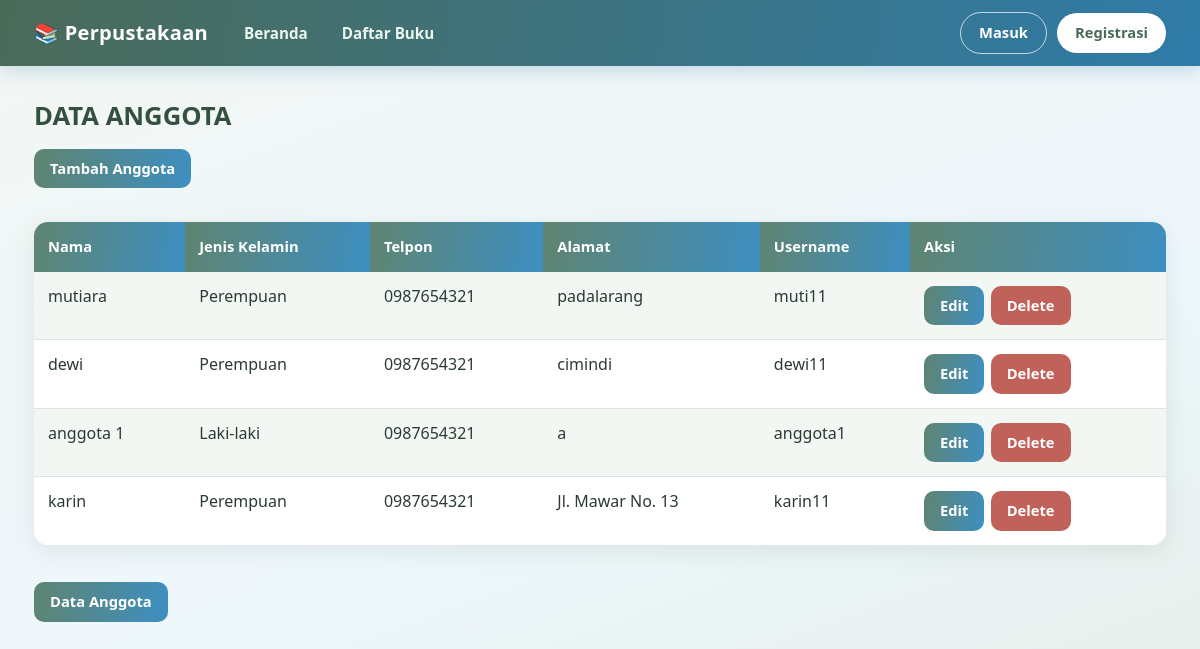
/anggota.php, run on the app's committed database.
### tables this page shows
CREATE TABLE `anggota` (
  `anggota_id` int(11) NOT NULL,
  `nama` varchar(100) NOT NULL,
  `jenis_kelamin` enum('Laki-laki','Perempuan') NOT NULL,
  `tempat_lahir` varchar(100) DEFAULT NULL,
  `telpon` varchar(20) DEFAULT NULL,
  `alamat` text DEFAULT NULL,
  `admin_id` int(11) NOT NULL,
  `username` varchar(50) DEFAULT NULL,
  `password` varchar(255) NOT NULL
);

### anggota.php (the view, shortened to what this page needs)
<?php
include "koneksi.php";
$query = mysqli_query($koneksi, "SELECT * FROM anggota");
?>
<!DOCTYPE html>
<html>
<head>
    <link rel="stylesheet" href="style.css">
</head>
<body>
<?php include "navbar.php"; ?>
<main class="page">
<h2>DATA ANGGOTA</h2>
<a href="anggota_tambah.html">
    <button>Tambah Anggota</button>
</a>
<br><br>
<table border="1" cellpadding="10" cellspacing="0">
    <tr>
        <th>Nama</th>
        <th>Jenis Kelamin</th>
        <th>Telpon</th>
        <th>Alamat</th>
        <th>Username</th>
        <th>Aksi</th>
    </tr>
    <?php while ($data = mysqli_fetch_assoc($query)) { ?>
    <tr>
        <td><?= htmlspecialchars($data['nama']); ?></td>
        <td><?= htmlspecialchars($data['jenis_kelamin']); ?></td>
        <td><?= htmlspecialchars($data['telpon']); ?></td>
        <td><?= htmlspecialchars($data['alamat']); ?></td>
        <td><?= htmlspecialchars($data['username']); ?></td>
        <td>
            <a href="anggota_edit.php?id=<?= $data['anggota_id']; ?>">
                <button>Edit</button>
            </a>
            <a href="anggota_delete.php?id=<?= $data['anggota_id']; ?>"
               onclick="return confirm('Yakin ingin menghapus anggota ini?');">
                <button>Delete</button>
            </a>
        </td>
    </tr>
    <?php } ?>
</table>
<br>
<a href="anggota.php">
    <button>Data Anggota</button>
</a>
</main>
</body>
</html>

### style.css (style rules this page uses)
:root { --sage-50:#f3f7f4; --sage-100:#e4ede6; --sage-200:#cfdfd3; --sage-300:#b2cab9; --sage-400:#94b49f; --sage-600:#5f8470; --sage-700:#4a6b59; --sage-800:#34503f; --sky-50:#eef7fc; --sky-100:#dcf0fa; --sky-200:#bcdff3; --sky-400:#7cbbe3; --sky-600:#3d8fc2; --sky-700:#2f7ba8; --ink:#2b3a33; --muted:#6b7d74; --line:#dbe6de; --white:#fff; --danger:#c0625a; --warn:#c99a3b; --radius:14px; --shadow:0 6px 24px rgba(52,80,63,.10); }
* { box-sizing:border-box }
html { scroll-behavior:smooth }
body { margin:0; color:var(--ink); line-height:1.6; font-family:"Segoe UI",system-ui,-apple-system,Roboto,"Helvetica Neue",Arial,sans-serif; background:linear-gradient(160deg,var(--sage-50) 0%,var(--sky-50) 55%,var(--sage-100) 100%) fixed; min-height:100vh; }
h1,h2,h3,h4 { color:var(--sage-800);line-height:1.25;margin:0 0 .6em }
h2 { font-size:1.6rem }
a { color:var(--sky-700);text-decoration:none }
.page { max-width:1180px;margin:0 auto;padding:34px 24px 60px }
.page > h2:first-child,.page > h1:first-child { margin-top:0 }
table { width:100%;border-collapse:separate;border-spacing:0;border:0!important;background:#fff; border-radius:var(--radius);overflow:hidden;box-shadow:var(--shadow);margin:6px 0 10px }
table th { background:linear-gradient(100deg,var(--sage-600),var(--sky-600));color:#fff;text-align:left; padding:13px 14px;font-weight:600;font-size:.92rem;border:0!important }
table td { padding:12px 14px;border:0!important;border-bottom:1px solid var(--line)!important;vertical-align:top }
table tr:nth-child(even) td { background:var(--sage-50) }
table tr:last-child td { border-bottom:0!important }
button,.btn { display:inline-block;cursor:pointer;border:0;border-radius:10px;padding:10px 20px;font:inherit;font-weight:600; color:#fff;background:linear-gradient(100deg,var(--sage-600),var(--sky-600));transition:.2s;text-decoration:none }
a > button { margin:2px 2px 2px 0;padding:8px 16px;font-size:.92rem }
a[href*="delete"] > button,a[href*="ditolak"] > button,.btn.danger { background:var(--danger) }

### data on the page
anggota: nama "mutiara", jenis_kelamin "Perempuan", telpon "0987654321", alamat "padalarang", username "muti11"
anggota: nama "dewi", jenis_kelamin "Perempuan", telpon "0987654321", alamat "cimindi", username "dewi11"
anggota: nama "anggota 1", jenis_kelamin "Laki-laki", telpon "0987654321", alamat "a", username "anggota1"
anggota: nama "karin", jenis_kelamin "Perempuan", telpon "0987654321", alamat "Jl. Mawar No. 13", username "karin11"
